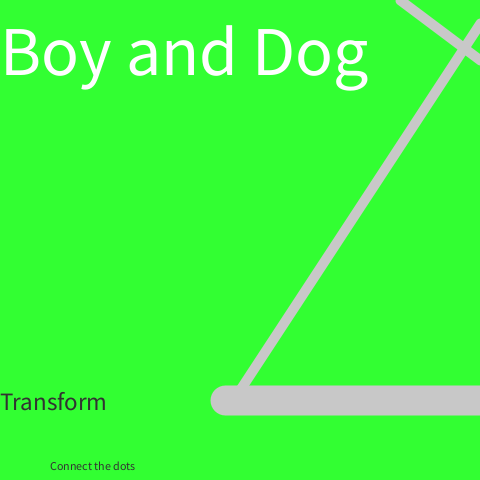
Frame 1 (no input)
Frame 60 (the mouse pressed at the canvas centre just before this capture): identical to frame 1, image omitted
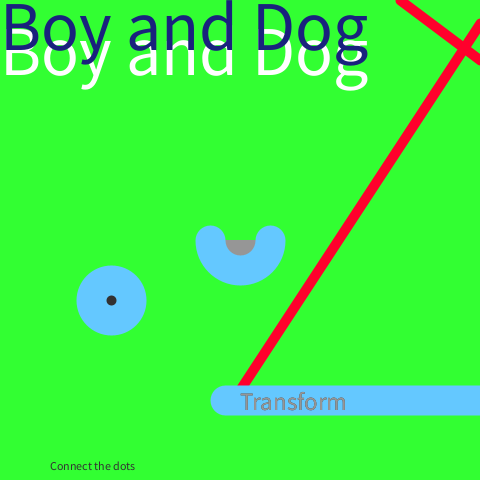
Frame 120 (the mouse held since frame 60 and released just before this capture)

The Processing sketch that drew these frames (run headless with seeded random() and noise(); from frame 60 on, the mouse is pressed at the canvas centre):

// Processing sketch: processing_88072
// ── processing_88072.pde

float x;
float easing = 0.01;
float diameter = 5;
int a = 100;
int b = 300;
int radius = 20;
 
void setup() {
size(480, 480);
smooth();
 
}
void draw() {
background(50, 400, 50); //Lines
stroke(200);
 
 
 
strokeWeight(10);
if (mousePressed == true) {
stroke(255, 0, 44);
}
line(233, 400, width, 23);
line(400, 0, width, 60);
 
 
strokeWeight(30);
if (mousePressed == true) {
stroke(100, 200, 255);
}
line(225, 400, width, 400);
fill(200);
textSize(70); //TEXT
fill(255);
text ("Boy and Dog", 0, 75, 324);
if (mousePressed == true){
fill(25,34,125);
text ("Boy and Dog", 0, 50, 300);
}
fill(200, 100, 0);
textAlign(LEFT);
fill(50);
textSize(12);
text ("Connect the dots", 50, 470, 250);
textSize (25);
text("Transform", mouseX, 410, 250);
if (mousePressed == true){
fill(150);
text("Transform", mouseX, 410, 250);//TEXT END
 
 
 
arc(mouseX, mouseY, 30, 30,0, radians(180));
 
ellipseMode(RADIUS);
float d = dist(mouseX, mouseY, a, b);
float targetX = mouseX;//Circle start
a += (targetX - a) * easing;
 
 
if (d < radius+60) {
radius++;
fill(475,60,96);
} else {
fill(50);
}
ellipse(a-30, b, radius, radius);
 
}
}
